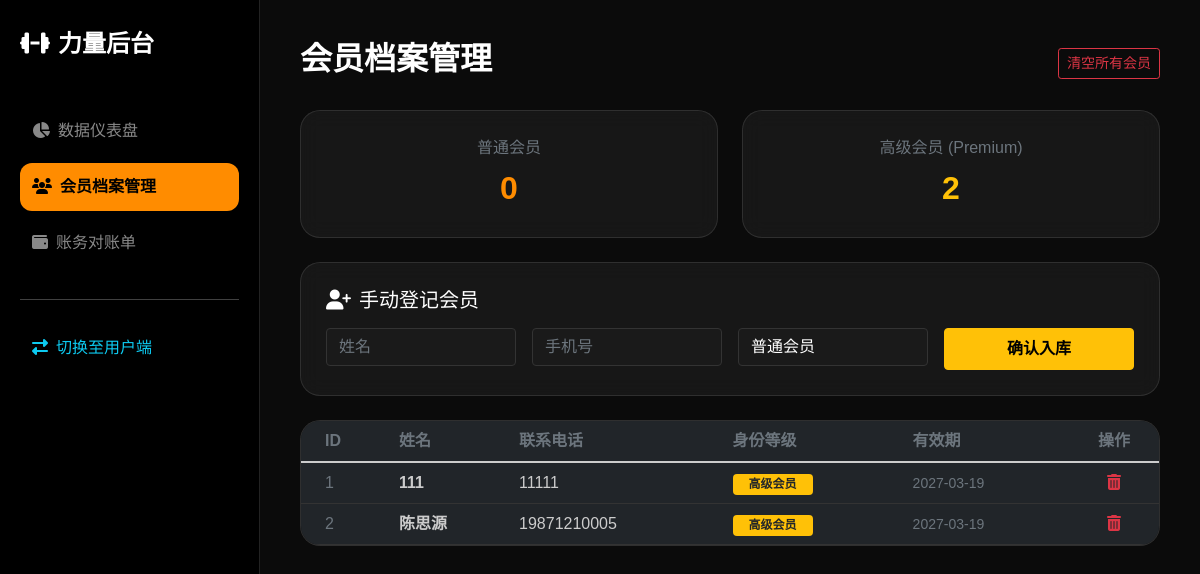
Before: /admin/members with the older database file.
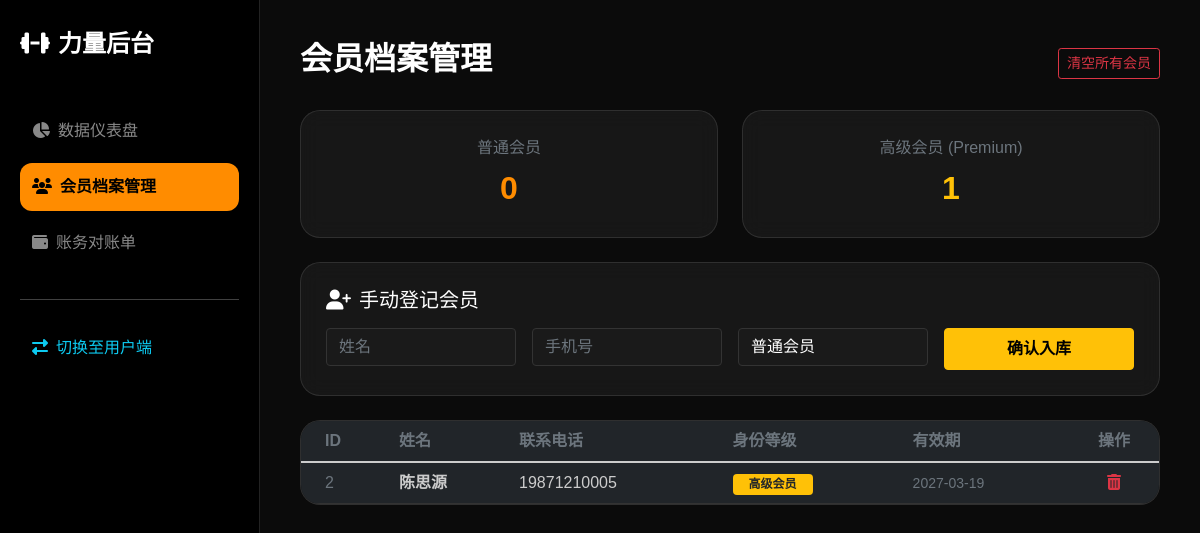
After: the same page with the newer database file.
### app.py (models this page shows)
class Member(db.Model):
    id = db.Column(db.Integer, primary_key=True)
    name = db.Column(db.String(50), nullable=False)
    phone = db.Column(db.String(20), unique=True)
    level = db.Column(db.String(20), default="普通会员")
    expiry_date = db.Column(db.Date, nullable=True)

### app.py (the view)
@app.route('/admin/members')
def admin_members():
    members = Member.query.all()
    n_count = Member.query.filter_by(level="普通会员").count()
    s_count = Member.query.filter_by(level="高级会员").count()
    return render_template('admin_members.html', members=members, n_count=n_count, s_count=s_count)

### templates/admin_members.html (shortened to what the changed rows need)
<!DOCTYPE html>
<html>
<head>
    <link href="https://cdn.staticfile.org/twitter-bootstrap/5.1.1/css/bootstrap.min.css" rel="stylesheet">
    <link rel="stylesheet" href="https://cdn.staticfile.org/font-awesome/6.1.1/css/all.min.css">
</head>
<body>
    <div class="main-content">
        <div class="d-flex justify-content-between align-items-center mb-4">
            <h2 class="fw-bold">会员档案管理</h2>
        </div>
        <div class="row g-4 mb-4 text-center">
            <div class="col-md-6">
                <div class="glass-card">
                    <p class="text-muted mb-1">高级会员 (Premium)</p>
                    <div class="stat-val text-warning">{{ s_count }}</div>
                </div>
            </div>
        </div>
        <div class="glass-card p-0 overflow-hidden">
            <table class="table table-dark table-hover mb-0">
                <thead class="bg-dark text-muted">
                    <tr>
                        <th class="ps-4">ID</th>
                        <th>姓名</th>
                        <th>联系电话</th>
                        <th>身份等级</th>
                        <th>有效期</th>
                        <th class="text-center">操作</th>
                    </tr>
                </thead>
                <tbody>
                    {% for m in members %}
                    <tr>
                        <td class="ps-4 text-muted">{{ m.id }}</td>
                        <td class="fw-bold">{{ m.name }}</td>
                        <td>{{ m.phone }}</td>
                        <td>
                            <span class="badge {% if m.level=='高级会员' %}bg-warning text-dark{% else %}bg-secondary{% endif %} px-3">
                                {{ m.level }}
                            </span>
                        </td>
                        <td><small class="text-muted">{{ m.expiry_date or '--' }}</small></td>
                        <td class="text-center">
                            <a href="/admin/member/delete/{{ m.id }}" class="text-danger" onclick="return confirm('确定要移除该会员档案？')">
                                <i class="fas fa-trash-alt"></i>
                            </a>
                        </td>
                    </tr>
                    {% endfor %}
                </tbody>
            </table>
        </div>
    </div>
</body>
</html>

Changed rows visible on the page:
removed Member: id "1", name "111", phone "11111", level "高级会员", expiry_date "2027-03-19"
Other visible differences:
{{ s_count }}: "2" → "1"
